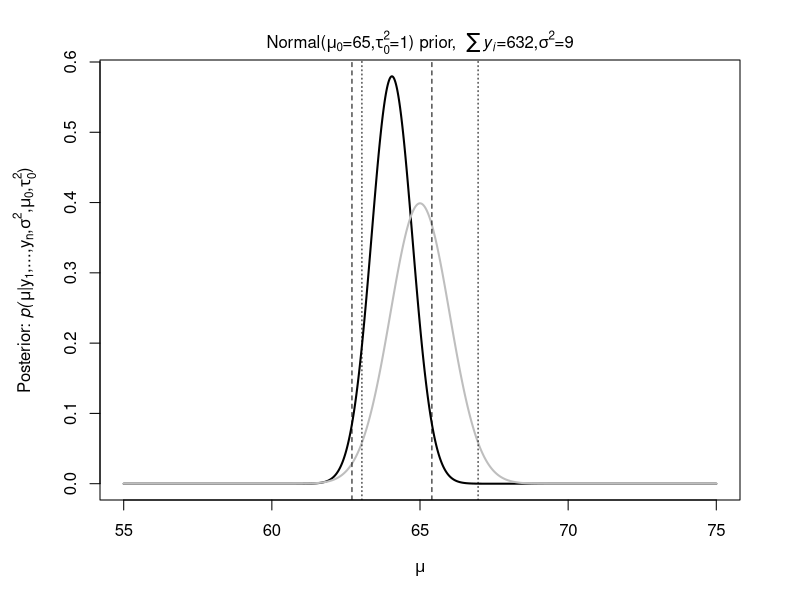
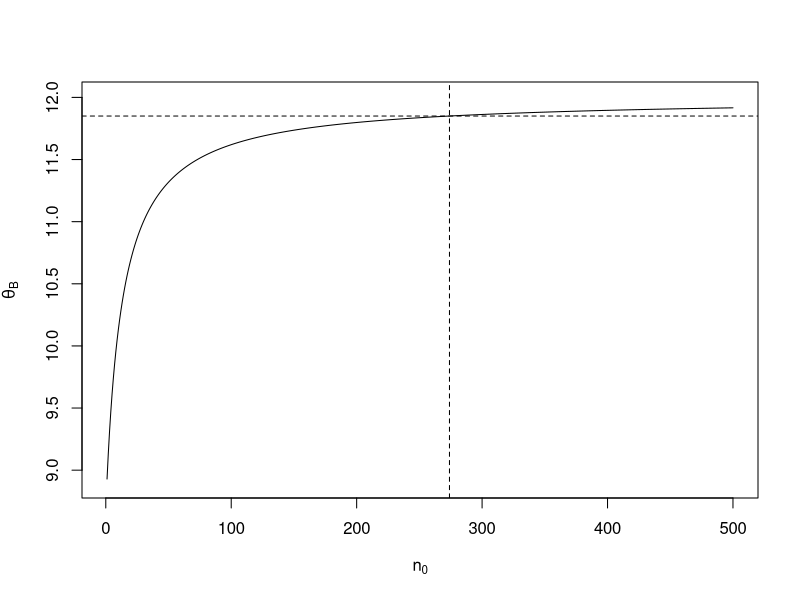
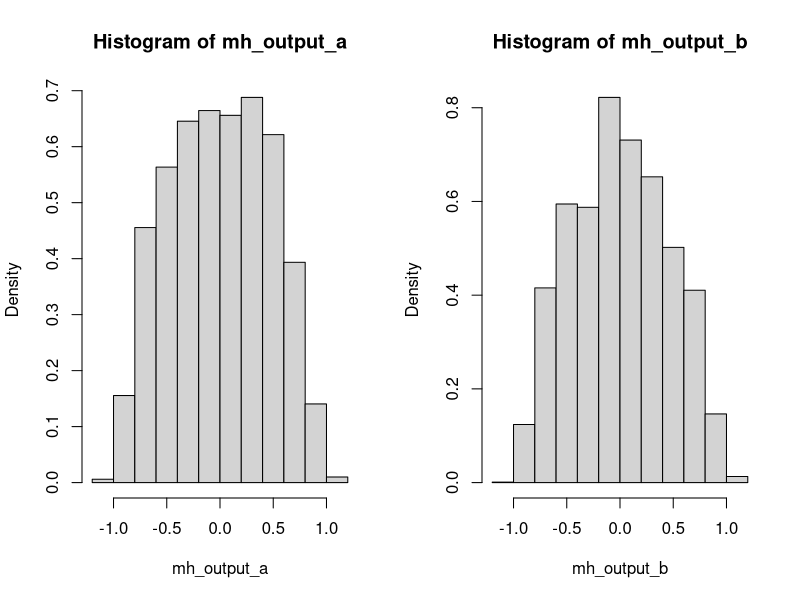
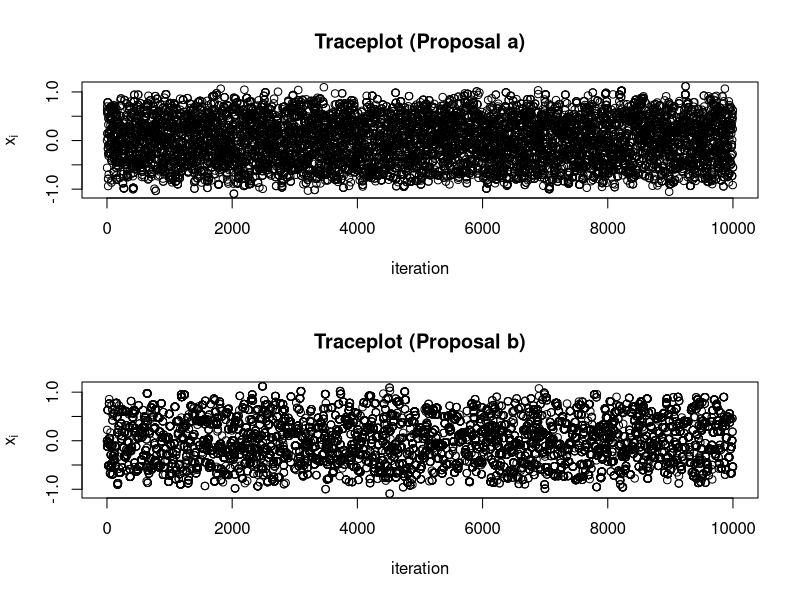
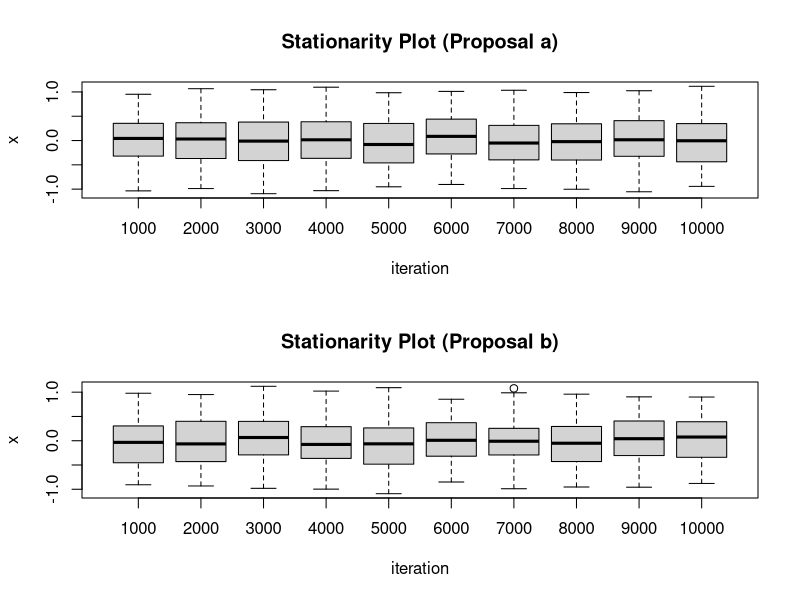
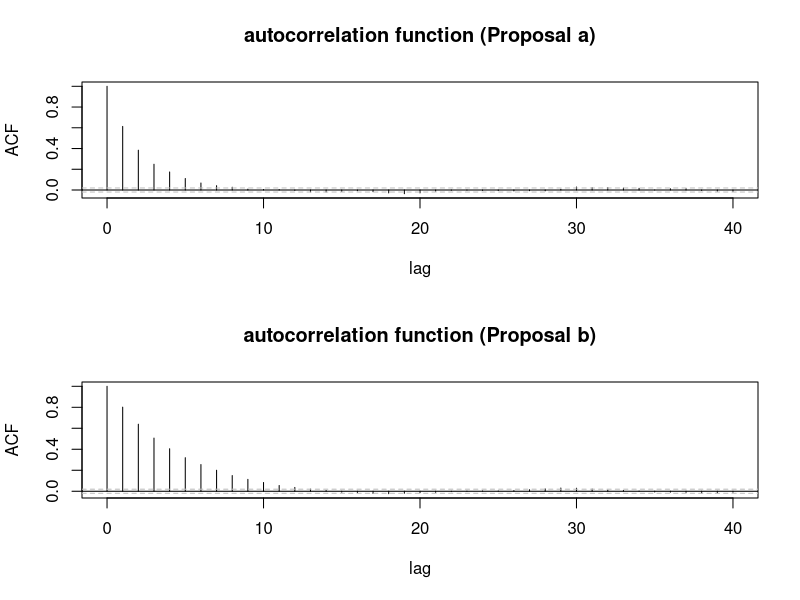

These figures' R source, in order:
## ---- chunk 1
pdf("Ast3-Q3.pdf",height=4.4,width=7)
par(mar=c(5,5,3,3))
mu<-seq(55,75,length=1000)

mu0 <- 65
tau02 <- 1
sigma2 <- 9

yi <- c(46 ,68 ,34 ,86 ,75 ,56 ,77 ,73 ,53 ,64)
sy <- sum(yi)
ny<- length(yi)

post_mumean <- (tau02*sy + sigma2*mu0)/(ny*tau02+sigma2)
post_muvar <- (sigma2*tau02)/(ny*tau02+sigma2)

plot(mu,dnorm(mu,mean=post_mumean,sd=sqrt(post_muvar)),type="l",ylab=
     expression(paste("Posterior: ",italic("p("),mu,"|",
		      y[1],",...,",y[n],",",sigma^2,",", mu[0],",",tau[0]^2,")",sep="")), 
     xlab=expression(mu), lwd=2)
mtext(expression(paste("Normal(",mu[0],"=65,",tau[0]^2,"=1) prior,  ", 
		       italic(sum(y[i])),"=632,",sigma^2,"=9",sep="")), side=3,line=.1)
lines(mu,dnorm(mu,mean=mu0,sd=tau02),type="l",col="gray",lwd=2)
abline(v=qnorm( c(.025,.975), mean=post_mumean, sd=sqrt(post_muvar)), lty=2)
abline(v=qnorm( c(.025,.975), mean=mu0, sd=sqrt(tau02)),  lty=3)
dev.off()
## ---- chunk 2
yA<-c(12, 9, 12, 14, 13, 13, 15, 8, 15, 6)
yB<-c(11, 11, 10, 9, 9, 8, 7, 10, 6, 8, 8, 9, 7)
syA <- sum(yA)
syB <- sum(yB)
alphaA <- 120
alphaB <- 12
betaA <- 10
betaB <- 1

meanthetaA <- (alphaA + syA)/(betaA+length(yA))
meanthetaB <- (alphaB + syB)/(betaB+length(yB))
cat("mean of theta_A")
meanthetaA
cat("mean of theta_B")
meanthetaB
varthetaA <- (alphaA + syA)/((betaA+length(yA))^2)
varthetaB <- (alphaB + syB)/((betaB+length(yB))^2)
cat("variance of theta_A")
varthetaA 
cat("variance of theta_B")
varthetaB 
cat("95% quantile based credible interval of theata_A")
qgamma(c(0.025,0.975),alphaA + syA, (betaA+length(yA)))
cat("95% quantile based credible interval of theata_B")
qgamma(c(0.025,0.975),alphaB + syB, (betaB+length(yB)))

n0 <- seq(1,500,by=1)
alphaB <- n0*12
betaB <- n0*1

meanthetaB <- (alphaB + syB)/(betaB+length(yB))
pdf("Ast3-Q4-partb.pdf")
plot(n0, meanthetaB, type="l", ylim=c(8.9,12),xlab=expression(n[0]), ylab=expression(theta[B]))
abline(h=meanthetaA, lty=2)
abline(v=274, lty=2)
dev.off()


## ---- chunk 3
# Define the target density function f(x)
f <- function(x) exp(-x^4 - x^6 - x^8)

# Metropolis-Hastings algorithm
metropolis_hastings <- function(iterations, proposal_sd) {
  x <- numeric(iterations)
  x[1] <- 0  # Initial value
  accept=1
  for (i in 2:iterations) {
    # Generate proposal from normal distribution
    proposal <- rnorm(1, mean = x[i - 1], sd = proposal_sd)
    
    # Calculate acceptance ratio
    alpha <- min(f(proposal) / f(x[i - 1]),1)
    
    # Accept or reject proposal
    if (runif(1) < alpha) {
      accept <- accept+1
      x[i] <- proposal
    } else {
      x[i] <- x[i - 1]
    }
  }
  
  print("Accept rate")
  print(accept/iterations)
  return(x)
}

# Number of iterations
iterations <- 10000

# Proposal distributions
proposal_sd_a <- 1
proposal_sd_b <- sqrt(10)

# Run Metropolis-Hastings algorithm with proposal (a)
set.seed(123)
mh_output_a <- metropolis_hastings(iterations, proposal_sd_a)

# Run Metropolis-Hastings algorithm with proposal (b)
set.seed(123)
mh_output_b <- metropolis_hastings(iterations, proposal_sd_b)

pdf("Ast3-Q5-hist.pdf",height=4.4,width=7)
par(mfrow = c(1, 2))
hist(mh_output_a,breaks=10,freq=F)
hist(mh_output_b,breaks=10,freq=F)
dev.off()

# Plot traceplots
pdf("Ast3-Q5-traceplots.pdf")
par(mfrow = c(2, 1))
plot(mh_output_a, type = 'p', xlab= 'iteration', ylab = expression(x[i]), 
     main = 'Traceplot (Proposal a)')
plot(mh_output_b, type = 'p', xlab= 'iteration', ylab = expression(x[i]), 
     main = 'Traceplot (Proposal b)')
dev.off()

stationarity.plot<-function(x,...){
S<-length(x)
scan<-1:S
ng<-min(round(S/100),10)
group<-S*ceiling( ng*scan/S) /ng
boxplot(x~group,...)
}
pdf("Ast3-Q5-stationarity-plot.pdf")
par(mfrow = c(2, 1))
stationarity.plot(mh_output_a,xlab="iteration",ylab=expression(x), 
		  main = 'Stationarity Plot (Proposal a)')
stationarity.plot(mh_output_b,xlab="iteration",ylab=expression(x), 
		  main = 'Stationarity Plot (Proposal b)')
dev.off()

pdf("Ast3-Q5-acf-plot.pdf")
par(mfrow = c(2, 1))
acf(mh_output_a,ci.col="gray",xlab="lag", main = 'autocorrelation function (Proposal a)')
acf(mh_output_b,ci.col="gray",xlab="lag", main = 'autocorrelation function (Proposal b)')
dev.off()

library(coda)
cat("\nEffective size of proposal a:\n")
effectiveSize(mh_output_a)
cat("\nEffective size of proposal b:\n")
effectiveSize(mh_output_b)

# Redo the MH algorithm
# do a thining 
# then calculate E(X) and Var(X) for proposal (a)

set.seed(123)
mh_output_a_new <- metropolis_hastings(iterations*10, proposal_sd_a)
mh_output_a_thinned <- mh_output_a_new[seq(10, length(mh_output_a_new), by = 10)]
cat("\nEffective size of thinned proposal a:\n")
effectiveSize(mh_output_a_thinned)

mean_a <- mean(mh_output_a_thinned)
var_a <- var(mh_output_a_thinned)
cat("Proposal (a):\n")
cat("E(X):", mean_a, "\n")
cat("Var(X):", var_a, "\n")

